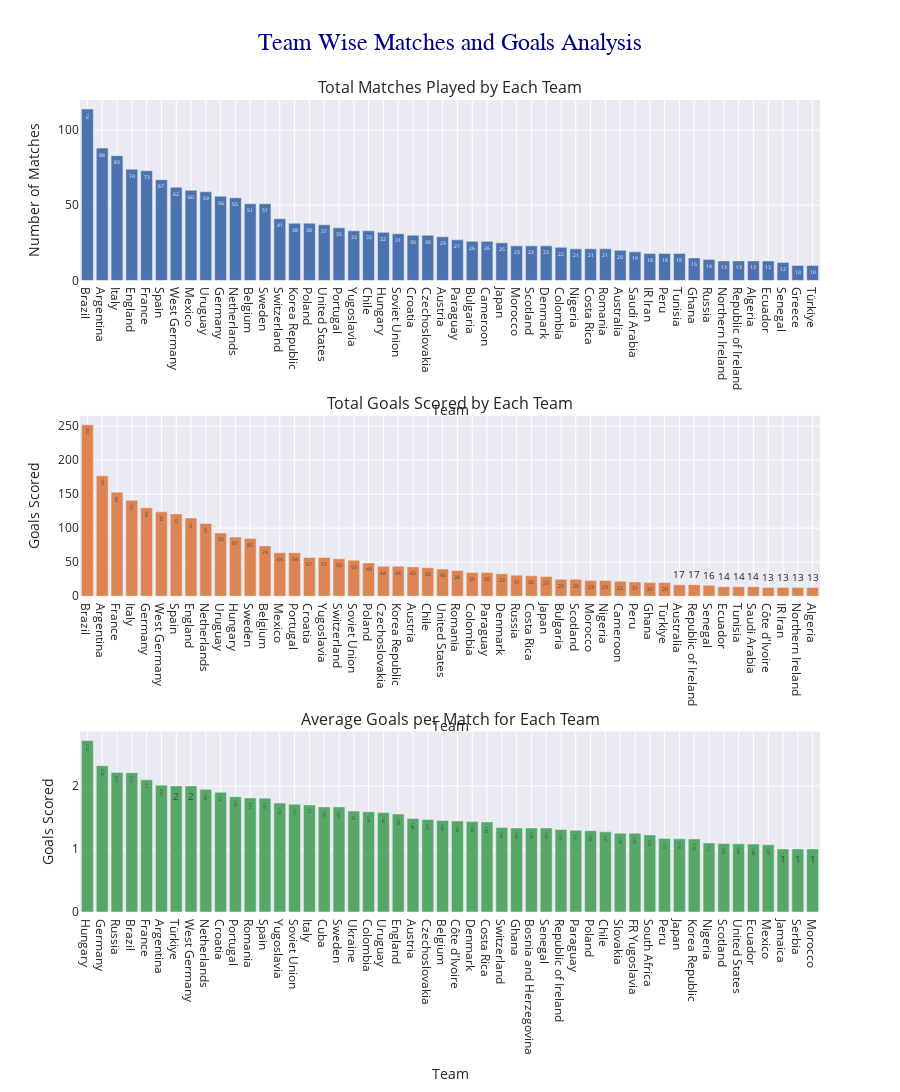

Source (notebook cell):
### Markdown cell above
### Team Wise Matches and Goals Analysis

### Code cell
home_team_matches = matches['home_team'].value_counts()
away_team_matches = matches['away_team'].value_counts()
total_team_matches = home_team_matches.add(away_team_matches, fill_value=0).sort_values(ascending=False)
d1_50 = total_team_matches.head(50)

home_goals = matches.groupby('home_team')['home_total'].sum().sort_values(ascending=False)
away_goals = matches.groupby('away_team')['away_total'].sum().sort_values(ascending=False)
total_goals = home_goals.add(away_goals, fill_value=0).sort_values(ascending=False)
d2_50 = total_goals.head(50)

avg_goals = total_goals.divide(total_team_matches, fill_value=0).sort_values(ascending=False)
d3_50 = avg_goals.head(50)

trace1 = go.Bar(x=d1_50.index, y=d1_50.values,
            text=d1_50.values,
            name='Matches Played'
)
trace2 = go.Bar(x=d2_50.index, y=d2_50.values,
            text=d2_50.values,
            name='Goals Scored'
)
trace3 = go.Bar(x=d3_50.index, y=d3_50.values,
            text=np.round(d3_50.values,2),
            name='Goals Per Match'
)

fig = make_subplots(rows=3, cols=1, subplot_titles=(
    'Total Matches Played by Each Team',
    'Total Goals Scored by Each Team',
    'Average Goals per Match for Each Team'
))

fig.add_trace(trace1, row=1, col=1)
fig.add_trace(trace2, row=2, col=1)
fig.add_trace(trace3, row=3, col=1)

fig.update_layout(
    title_text='Team Wise Matches and Goals Analysis',
    title_x=0.5,
    title_font=dict(size=24, family='Arial, sans-serif', color='darkblue'),
    xaxis_title='Team',
    yaxis_title='Number of Matches',
    xaxis2_title='Team',
    yaxis2_title='Goals Scored',
    xaxis3_title='Team',
    yaxis3_title='Goals Scored',
    showlegend=False,
    height=1350)
fig.show()

### Figure 1 — Plotly figure (JSON) as saved in the notebook; plotly's stock layout.template omitted (floating-point values rounded to 4 significant figures)
{"data": [{"name": "Matches Played", "text": [114, 88, 83, 74, 73, 67, 62, 60, 59, 56, 55, 51, 51, 41, 38, 38, 37, 35, 33, 33, 32, 31, 30, 30, 29, 27, 26, 26, 25, 23, 23, 23, 22, 21, 21, 21, 20, 19, 18, 18, 18, 15, 14, 13, 13, 13, 13, 12, 10, 10], "type": "bar", "x": ["Brazil", "Argentina", "Italy", "England", "France", "Spain", "West Germany", "Mexico", "Uruguay", "Germany", "Netherlands", "Belgium", "Sweden", "Switzerland", "Korea Republic", "Poland", "United States", "Portugal", "Yugoslavia", "Chile", "Hungary", "Soviet Union", "Croatia", "Czechoslovakia", "Austria", "Paraguay", "Bulgaria", "Cameroon", "Japan", "Morocco", "Scotland", "Denmark", "Colombia", "Nigeria", "Costa Rica", "Romania", "Australia", "Saudi Arabia", "IR Iran", "Peru", "Tunisia", "Ghana", "Russia", "Northern Ireland", "Republic of Ireland", "Algeria", "Ecuador", "Senegal", "Greece", "Türkiye"], "xaxis": "x", "y": [114, 88, 83, 74, 73, 67, 62, 60, 59, 56, 55, 51, 51, 41, 38, 38, 37, 35, 33, 33, 32, 31, 30, 30, 29, 27, 26, 26, 25, 23, 23, 23, 22, 21, 21, 21, 20, 19, 18, 18, 18, 15, 14, 13, 13, 13, 13, 12, 10, 10], "yaxis": "y"}, {"name": "Goals Scored", "text": [252, 177, 153, 141, 130, 124, 121, 115, 107, 93, 87, 85, 74, 64, 64, 57, 57, 55, 53, 49, 44, 44, 43, 42, 40, 38, 35, 35, 33, 31, 30, 29, 25, 25, 23, 23, 22, 21, 20, 20, 17, 17, 16, 14, 14, 14, 13, 13, 13, 13], "type": "bar", "x": ["Brazil", "Argentina", "France", "Italy", "Germany", "West Germany", "Spain", "England", "Netherlands", "Uruguay", "Hungary", "Sweden", "Belgium", "Mexico", "Portugal", "Croatia", "Yugoslavia", "Switzerland", "Soviet Union", "Poland", "Czechoslovakia", "Korea Republic", "Austria", "Chile", "United States", "Romania", "Colombia", "Paraguay", "Denmark", "Russia", "Costa Rica", "Japan", "Bulgaria", "Scotland", "Morocco", "Nigeria", "Cameroon", "Peru", "Ghana", "Türkiye", "Australia", "Republic of Ireland", "Senegal", "Ecuador", "Tunisia", "Saudi Arabia", "Côte d'Ivoire", "IR Iran", "Northern Ireland", "Algeria"], "xaxis": "x2", "y": [252, 177, 153, 141, 130, 124, 121, 115, 107, 93, 87, 85, 74, 64, 64, 57, 57, 55, 53, 49, 44, 44, 43, 42, 40, 38, 35, 35, 33, 31, 30, 29, 25, 25, 23, 23, 22, 21, 20, 20, 17, 17, 16, 14, 14, 14, 13, 13, 13, 13], "yaxis": "y2"}, {"name": "Goals Per Match", "text": [2.72, 2.32, 2.21, 2.21, 2.1, 2.01, 2, 2, 1.95, 1.9, 1.83, 1.81, 1.81, 1.73, 1.71, 1.7, 1.67, 1.67, 1.6, 1.59, 1.58, 1.55, 1.48, 1.47, 1.45, 1.44, 1.43, 1.43, 1.34, 1.33, 1.33, 1.33, 1.31, 1.3, 1.29, 1.27, 1.25, 1.25, 1.22, 1.17, 1.16, 1.16, 1.1, 1.09, 1.08, 1.08, 1.07, 1, 1, 1], "type": "bar", "x": ["Hungary", "Germany", "Russia", "Brazil", "France", "Argentina", "Türkiye", "West Germany", "Netherlands", "Croatia", "Portugal", "Romania", "Spain", "Yugoslavia", "Soviet Union", "Italy", "Cuba", "Sweden", "Ukraine", "Colombia", "Uruguay", "England", "Austria", "Czechoslovakia", "Belgium", "Côte d'Ivoire", "Denmark", "Costa Rica", "Switzerland", "Ghana", "Bosnia and Herzegovina", "Senegal", "Republic of Ireland", "Paraguay", "Poland", "Chile", "Slovakia", "FR Yugoslavia", "South Africa", "Peru", "Japan", "Korea Republic", "Nigeria", "Scotland", "United States", "Ecuador", "Mexico", "Jamaica", "Serbia", "Morocco"], "xaxis": "x3", "y": [2.719, 2.321, 2.214, 2.211, 2.096, 2.011, 2, 2, 1.945, 1.9, 1.829, 1.81, 1.806, 1.727, 1.71, 1.699, 1.667, 1.667, 1.6, 1.591, 1.576, 1.554, 1.483, 1.467, 1.451, 1.444, 1.435, 1.429, 1.341, 1.333, 1.333, 1.333, 1.308, 1.296, 1.289, 1.273, 1.25, 1.25, 1.222, 1.167, 1.16, 1.158, 1.095, 1.087, 1.081, 1.077, 1.067, 1, 1, 1], "yaxis": "y3"}], "layout": {"annotations": [{"font": {"size": 16}, "showarrow": false, "text": "Total Matches Played by Each Team", "x": 0.5, "xanchor": "center", "xref": "paper", "y": 1, "yanchor": "bottom", "yref": "paper"}, {"font": {"size": 16}, "showarrow": false, "text": "Total Goals Scored by Each Team", "x": 0.5, "xanchor": "center", "xref": "paper", "y": 0.6111, "yanchor": "bottom", "yref": "paper"}, {"font": {"size": 16}, "showarrow": false, "text": "Average Goals per Match for Each Team", "x": 0.5, "xanchor": "center", "xref": "paper", "y": 0.2222, "yanchor": "bottom", "yref": "paper"}], "height": 1350, "showlegend": false, "title": {"font": {"color": "darkblue", "family": "Arial, sans-serif", "size": 24}, "text": "Team Wise Matches and Goals Analysis", "x": 0.5}, "xaxis": {"anchor": "y", "domain": [0, 1], "title": {"text": "Team"}}, "xaxis2": {"anchor": "y2", "domain": [0, 1], "title": {"text": "Team"}}, "xaxis3": {"anchor": "y3", "domain": [0, 1], "title": {"text": "Team"}}, "yaxis": {"anchor": "x", "domain": [0.7778, 1], "title": {"text": "Number of Matches"}}, "yaxis2": {"anchor": "x2", "domain": [0.3889, 0.6111], "title": {"text": "Goals Scored"}}, "yaxis3": {"anchor": "x3", "domain": [0, 0.2222], "title": {"text": "Goals Scored"}}}}
